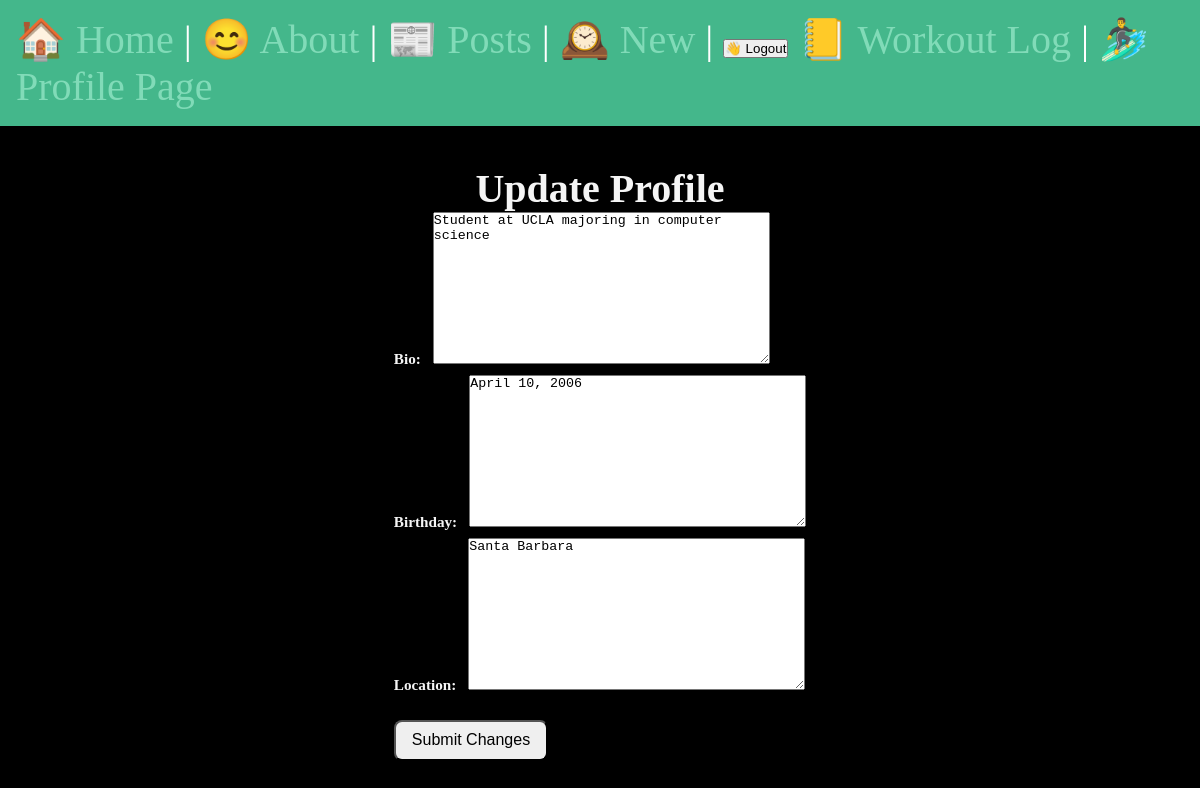
The page /profile/edit_profile/ (signed in) on the database its author committed.
### profile_page/models.py (models this page shows)
class Profile(models.Model):
    user = models.OneToOneField(User, on_delete=models.CASCADE,related_name='profile')
    bio = models.TextField(blank=True)
    birthday = models.TextField(blank = True)
    location = models.TextField(null = True, blank = True)

### profile_page/views.py (the view)
# urls.py: path('edit_profile/', views.editprofile, name = 'edit_profile'),
@login_required(login_url = "/users/login/")
def editprofile(request):
    profile, _ = Profile.objects.get_or_create(user=request.user)
    if request.method == "POST":
        form = forms.EditProfile(request.POST, instance = profile)
        if form.is_valid():
            form.save()
            return redirect('profile_page:profile')
    else:
        form = forms.EditProfile(instance = profile)
    return render(request, 'profile_page/edit_profile.html', {'form' : form})

### profile_page/forms.py
class EditProfile(forms.ModelForm):
    class Meta:
        model = models.Profile
        fields = ['bio', 'birthday', 'location']

### profile_page/templates/profile_page/edit_profile.html (shortened to what this page needs)
{% extends 'layout.html' %}
{% block content %}
    <section>
        <h1> Update Profile</h1>
        <form class = "form-with-validation" action = "{% url 'profile_page:edit_profile' %}" method = "post" enctype = "multipart/form-data">
            {{ form }}
            <button class = "form-submit"> Submit Changes</button>
        </form>
    </section>
{% endblock %}

### static/css/style.css (style rules this page uses)
* { margin:0; padding: 0; box-sizing: border-box; }
body { min-height: 100vh; display: flex; place-content: center; font-size: 3rem; background-color: black; color: whitesmoke; flex-flow: column; }
h1, p { font-size: 2.5rem; text-align: center; }
.form-with-validation .form-submit { padding: 0.6rem 1rem; font-size: 1rem; border-radius: 8px; }
.form-with-validation label { font-size: 0.95rem; font-weight: 600; }

### rows shown on the page
Profile: bio "Student at UCLA majoring in computer science", birthday "April 10, 2006", location "Santa Barbara"
